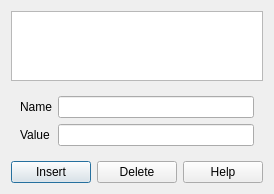
              <widget class="QWidget" name="attributesm3">
               <property name="geometry">
                <rect>
                 <x>0</x>
                 <y>0</y>
                 <width>257</width>
                 <height>191</height>
                </rect>
               </property>
               <attribute name="label">
                <string>Attributes</string>
               </attribute>
               <layout class="QVBoxLayout" name="verticalLayout_38">
                <item>
                 <widget class="QTableView" name="tvattributesviewm3">
                  <property name="alternatingRowColors">
                   <bool>true</bool>
                  </property>
                  <property name="selectionMode">
                   <enum>QAbstractItemView::MultiSelection</enum>
                  </property>
                  <property name="selectionBehavior">
                   <enum>QAbstractItemView::SelectRows</enum>
                  </property>
                  <property name="sortingEnabled">
                   <bool>true</bool>
                  </property>
                  <attribute name="horizontalHeaderShowSortIndicator" stdset="0">
                   <bool>true</bool>
                  </attribute>
                 </widget>
                </item>
                <item>
                 <widget class="QWidget" name="attributesgm3" native="true">
                  <layout class="QGridLayout" name="gridLayoutm10">
                   <item row="0" column="0">
                    <widget class="QLabel" name="lnameattributesm3">
                     <property name="text">
                      <string>Name</string>
                     </property>
                    </widget>
                   </item>
                   <item row="0" column="1">
                    <widget class="QLineEdit" name="lenameattributesm3"/>
                   </item>
                   <item row="1" column="1">
                    <widget class="QLineEdit" name="levalueattributesm3"/>
                   </item>
                   <item row="1" column="0">
                    <widget class="QLabel" name="lvalueattributesm3">
                     <property name="text">
                      <string>Value</string>
                     </property>
                    </widget>
                   </item>
                  </layout>
                 </widget>
                </item>
                <item>
                 <layout class="QHBoxLayout" name="attributeshm3">
                  <item>
                   <widget class="QPushButton" name="battributesinsertm3">
                    <property name="text">
                     <string>Insert</string>
                    </property>
                    <property name="icon">
                     <iconset resource="icons.qrc">
                      <normaloff>:/icons/ieditadd.png</normaloff>:/icons/ieditadd.png</iconset>
                    </property>
                    <property name="default">
                     <bool>true</bool>
                    </property>
                   </widget>
                  </item>
                  <item>
                   <widget class="QPushButton" name="battributesdeletem3">
                    <property name="text">
                     <string>Delete</string>
                    </property>
                    <property name="icon">
                     <iconset resource="icons.qrc">
                      <normaloff>:/icons/ieditdelete.png</normaloff>:/icons/ieditdelete.png</iconset>
                    </property>
                   </widget>
                  </item>
                  <item>
                   <widget class="QPushButton" name="battributeshelpm3">
                    <property name="text">
                     <string>Help</string>
                    </property>
                    <property name="icon">
                     <iconset resource="icons.qrc">
                      <normaloff>:/icons/ihelp.png</normaloff>:/icons/ihelp.png</iconset>
                    </property>
                   </widget>
                  </item>
                 </layout>
                </item>
               </layout>
              </widget>
